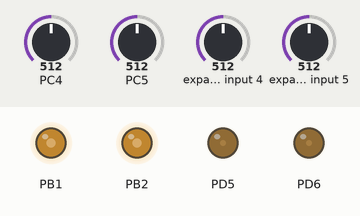
This program was run on a simulated ATmega328P, built with avr-gcc and emulated at 1.6 MHz. On the bench: output pins drawn as LEDs (lit = HIGH). The test bench sets the inputs (shaded band); at power-on: PC4 = 512, expander input 5 = 512, PC5 = 512, expander input 4 = 512.

Above: at 1.2 s.
1.3 s: PC4 set to 716
At 2.5 s:
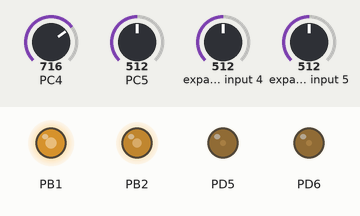
2.8 s: expander input 5 set to 716
At 4.0 s:
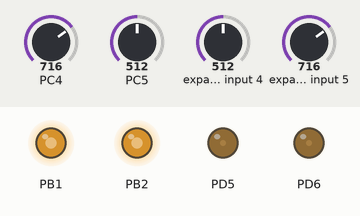
4.3 s: PC4 set to 992
At 5.1 s:
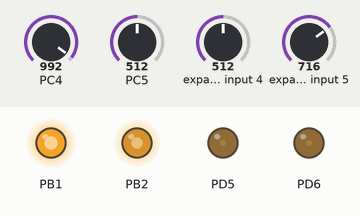
5.8 s: expander input 5 set to 992
At 6.9 s:
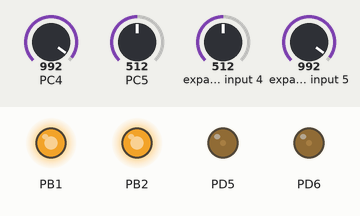
7.3 s: PC4 set to 306
At 7.9 s:
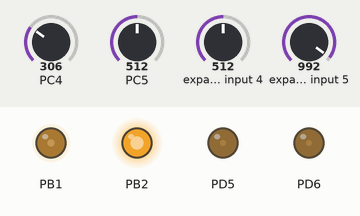
8.8 s: expander input 5 set to 30
At 9.3 s:
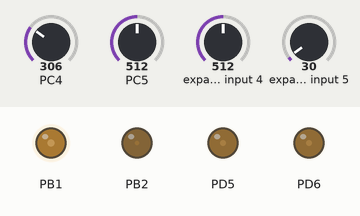
Timing chart, 0 to 11.3 s (numbered marks = the images above; inputs shaded):
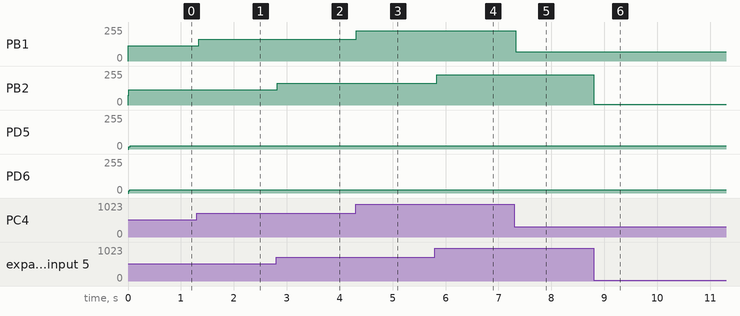

Measured:
- after the input at 1.3 s, PB1: 116/255 → 162/255 at once
- after the input at 2.8 s, PB2: 116/255 → 162/255 at once
- after the input at 4.3 s, PB1: 162/255 → 227/255 at once
- after the input at 5.8 s, PB2: 162/255 → 227/255 at once
- after the input at 7.3 s, PB1: 227/255 → 70/255 at once
- after the input at 8.8 s, PB2: 227/255 → 5/255 at once

The program:

main.c
```c
/*
 * Proyecto2_22848.c
 *
 * Created: 6/05/2025 12:44:16
 * Author : rodri
 */
// Utilidades
#define F_CPU 1600000 //Frecuencia de Reloj (Sistema)
#include <avr/io.h>
#include <stdint.h>
#include <util/delay.h>
#include <avr/interrupt.h>
// Librerias propias
#include "PWM1/PWM1.h"
#include "PWM12/PWM12.h"
#include "PWM0/PWM0.h"
#include "ADC/ADC.h"
#include "PWM02/PWM02.h"
// Variables
	// PWM
const uint16_t t1_top = 311; // Periodo de 20ms para PWM1(A,B)
	// ADC
uint8_t valueadc = 0x00;
uint8_t change = 0;
uint8_t	POT0 = 0;
uint8_t	POT1 = 0;
uint8_t	POT2 = 0;
uint8_t	POT3 = 0;
	// Aplicación
uint8_t state = 0;
// Prototipos de función
void SETUP(void);
void SETUPBUTTON(void);

// MAIN
int main(void)
{
	//Inicio del programa
	cli();
	SETUP();
	SETUPADC();
	OCR1A = 16;	// 1 ms inicial (ángulo mínimo)
	OCR1B = 16;	// 1 ms inicial (ángulo mínimo)
	OCR0A = 16;	// 1 ms inicial (ángulo mínimo)
	OCR0B = 16;	// 1 ms inicial (ángulo mínimo)
	sei();

	/* Replace with your application code */
	while (1)
	{
		switch(state){
			case 0:	// Control Manual de Servo motores
				ADCSRA |= (1 << ADSC);
				_delay_ms(10);
				break;
			case 1: // Control EEPROM de Servo motores
				break;
			case 2:	// Control ADAFRUIT de Servo motores
				break;
			default:
				break;
		}//Fin Switch Case
	}// Fin While
}// Fin main

// Funciones

void SETUP(void){
	// Configuración de salidas PWM
	DDRB	= 0;
	DDRB	|= (1 << DDB1)|(1 << DDB2);			// Configuración de (PB0-PB1) como salida PWM
	DDRD |= (1 << DDD6)|(1 << DDD5);			// Configuración de (PD5-PD6) como salida PWM
	// Configuración de reloj
	CLKPR = (1 << CLKPCE);
	CLKPR = (1 << CLKPS2); // RELOJ DE 1Mhz
	// Configuración de aplicación (Control de Servo motores)
	initPWM1A(ninv,fastMode,t1_top,64);
	initPWM1B(ninv,fastMode,t1_top,64);
	initPWM0A(ninv,64);
	initPWM0B(ninv,64);
}
void SETUPBUTTON(void){
	// Configuración de Pin Change
	PCICR	= 0;
	PCICR	|= (1 << PCIE1);	// Activamos la interrupcion del Puerto C
	PCMSK1	= 0;
	PCMSK1	|= (1 << PCINT10)|(1 << PCINT9)|(1 << PCINT8);		// Activamos interrupcion en (PC0-PC3), Leer, Guardar, Modo
}
ISR(PCINT1_vect){
	uint8_t modo = PINC;	// Almacenamos el valor del puerto
	switch(state){
		//	Modo manual ( Cambio de modo, Guardado)
		case 0:	// PC0: Cambiar modo | PC1: Guardar
			if(modo & (1 << DDC0)){
				state = 1; // Cambia a modo EEPROM (Lectura)
			}
			if(modo & (1 << DDC1)) { //  Modo de guardardado
			// Ingresar aqui modo de guardado eeprom
			}
		break;

		case 1: // PC0: Cambiar modo | PC2: Reproducir
			if(modo & (1 << DDC0)){
				state = 2;	// Cambia a modo Adafruit
			}
			if(modo & (1 << DDC2)){
				// Ingresar aqui modo de lectura de eeprom
			}
		break;

		case 2: // PC0: Cambiar modo
			if(modo & (1 << DDC0)){
				state = 0;	// Cambia a modo manual
			}
		break;
	}// Fin de switch case de modo
}
ISR(ADC_vect){
	valueadc	= ADCH;
	ADCSRA		|= (1 << ADIF);
	// Mapeo del valor ADC (0-255) a OCR1x (16 a 31)
	uint8_t pulse_width = ((uint32_t)valueadc * (70 - 16)) / (255 + 16);
	// Cambio de lector ADC
	if(change == 0){
		ADMUX = 0;
		OCR1A = pulse_width;
		POT0  = pulse_width;
		change = 1;
		//Cambio de Lectura ADC7
		ADMUX |= (1 << REFS0)|(1 << ADLAR)|(1<<MUX2)|(1<<MUX1)|(1<<MUX0); // Vcc ref(5v), Resolución 8 bits, ADC7
		}//FIN ADC7

	else if(change == 1){
		ADMUX = 0;
		OCR1B = pulse_width;
		POT1  = pulse_width;
		change = 2;
		//Cambio de Lectura ADC6
		ADMUX |= (1 << REFS0)|(1 << ADLAR)|(1 << MUX2)|(1 << MUX1); // Vcc ref(5v), Resolución 8 bits, ADC6
		}//FIN ADC6

	else if(change == 2){
		ADMUX = 0;
		OCR0A = pulse_width;
		POT2  = pulse_width;
		change = 3;
		//Cambio de Lectura ADC5
		ADMUX |= (1 << REFS0)|(1 << ADLAR)|(1<<MUX2)|(1<<MUX0); // Vcc ref(5v), Resolución 8 bits, ADC5
		}//FIN ADC5

	else {
		ADMUX = 0;
		OCR0B = pulse_width;
		POT3  = pulse_width;
		change = 0;	//Regresamos a lectura inicial
		//Cambio de Lectura ADC4
		ADMUX |= (1 << REFS0)|(1 << ADLAR)|(1<<MUX2); // Vcc ref(5v), Resolución 8 bits, ADC4
		}//FIN ADC4
}
```

ADC.c
```c
/*
 * ADC.c
 *
 * Created: 7/04/2025 12:15:31
 *  Author: rodri
 */
#include "ADC.h"

void SETUPADC(void){
	//Deshabilitar el (PC4-PC5) para iniciar lectura ADC
	DIDR0 = 0;
	DIDR0 = (1 << ADC5D) | (1 << ADC4D);
	//Configuración inicial de ADC
	ADMUX = 0;
	ADMUX |= (1<<REFS0)|(1<<ADLAR); //Vcc ref (5V), 8 bits resolucion | Mux ADC6
	ADCSRA = 0;
	ADCSRA |= (1<<ADIE)|(1<<ADPS2)|(1<<ADPS1)|(1<<ADPS0); //Hab.Interrupción | Presc. 128 (125kHz)
	ADCSRA |= (1<<ADEN); // Enable
}
```

ADC.h
```c
/*
 * ADC.h
 *
 * Created: 7/04/2025 12:15:12
 *  Author: rodri
 */

#include <avr/io.h>
#include <stdint.h>

#ifndef ADC_H_
#define ADC_H_
void SETUPADC(void);


#endif /* ADC_H_ */
```

PWM0.c
```c
/*
 * PWM0.c
 *
 * Created: 10/04/2025 12:07:27
 *  Author: rodri
 */
#include "PWM0.h"
void initPWM0A(uint8_t invertido, uint16_t prescaler){

	TCCR0A &= ~((1 << COM0A1)|(1 << COM0A0));
	if(invertido == inv){
		TCCR0A |= (1 << COM0A1)|(1 << COM0A0);
	}
	else {
		TCCR0A |= (1 << COM0A1);
	}

	TCCR0A |= (1 << WGM01)|(1 << WGM00); //Modo fast
	TCCR0B	&= ~((1 << CS02)|(1 << CS01)|(1 << CS00));

	switch(prescaler){
		case 1:
			TCCR0B |= (1 << CS00);
			break;
		case 8:
			TCCR0B |= (1 << CS01);
			break;
		case 64:
			TCCR0B |= (1 << CS01)|(1 << CS00);
			break;
		case 256:
			TCCR0B |= (1 << CS02);
			break;
		case 1024:
			TCCR0B |= (1 << CS02)|(1 << CS00);
			break;
		default:
			TCCR0B |= (1 << CS00);
			break;
	}
}
```

PWM0.h
```c
/*
 * PWM0.h
 *
 * Created: 10/04/2025 12:07:16
 *  Author: rodri
 */

#include <avr/io.h>
#include <stdint.h>

#ifndef PWM0_H_
#define PWM0_H_

#define inv 1
#define ninv 0
void initPWM0A(uint8_t invertido, uint16_t prescaler);
#endif /* PWM0_H_ */
```

PWM02.c
```c
/*
 * PWM02.c
 *
 * Created: 6/05/2025 12:58:23
 *  Author: rodri
 */
#include "PWM02.h"

void initPWM0B(uint8_t invertido, uint16_t prescaler){

	TCCR0A &= ~((1 << COM0B1)|(1 << COM0B0));
	if(invertido == inv){
		TCCR0A |= (1 << COM0B1)|(1 << COM0B0);
	}
	else {
		TCCR0A |= (1 << COM0B1);
	}

	TCCR0A |= (1 << WGM01)|(1 << WGM00); //Modo fast
	TCCR0B	&= ~((1 << CS02)|(1 << CS01)|(1 << CS00));

	switch(prescaler){
		case 1:
		TCCR0B |= (1 << CS00);
		break;
		case 8:
		TCCR0B |= (1 << CS01);
		break;
		case 64:
		TCCR0B |= (1 << CS01)|(1 << CS00);
		break;
		case 256:
		TCCR0B |= (1 << CS02);
		break;
		case 1024:
		TCCR0B |= (1 << CS02)|(1 << CS00);
		break;
		default:
		TCCR0B |= (1 << CS00);
		break;
	}
}
```

PWM02.h
```c
/*
 * PWM02.h
 *
 * Created: 6/05/2025 12:58:06
 *  Author: rodri
 */
#include <avr/io.h>
#include <stdint.h>

#ifndef PWM02_H_
#define PWM02_H_

#define inv 1
#define ninv 0
void initPWM0B(uint8_t invertido, uint16_t prescaler);
#endif /* PWM02_H_ */
```

PWM1.c
```c
/*
 * PWM0.c
 *
 * Created: 7/04/2025 11:45:05
 *  Author: rodri
 */
#include "PWM1.h"
void	initPWM1A(uint8_t invertido,uint8_t mode, uint8_t top_value, uint16_t prescaler)
{
	DDRB	= 0;
	DDRB	|= (1 << DDB1)|(1 << DDB2);			// Configuración de (PB1-PB2) como salida PWM
	ICR1	= top_value;						// Configurar valor de top
	TCCR1A	&= ~((1 << COM1A1)|(1 << COM1A0));	// Protección para solo configurar modo invert o no invert
	if(invertido == inv){
		TCCR1A |= (1 <<COM1A1)|(1 << COM1A0);	// Conf. Invertido
	}
	else{
		TCCR1A |= (1 << COM1A1);				// Conf. No invertido
	}

	TCCR1A	&=	~((1 << WGM11)|(1 << WGM10));
	TCCR1B	&=	~((1 << WGM13)|(1 << WGM12));
	if(mode == fastMode){
		TCCR1A |= (1 << WGM11);
		TCCR1B |= (1 << WGM13)|(1 << WGM12);
	}
	else { //Phase correct
		TCCR1A |= (1 << WGM11);
		TCCR1B |= (1 << WGM13);
	}
	//Switch-Case para diferentes prescalers
	TCCR1B	&= ~((1 << CS12)|(1 << CS11)|(1 << CS10));
	switch(prescaler){
		case 1:
				TCCR1B	|= (1 << CS10);
				break;
		case 8:
				TCCR1B	|= (1 << CS11);
				break;
		case 64:
				TCCR1B	|= (1 << CS11)|(1 << CS10);
				break;
		case 256:
				TCCR1B	|= (1 << CS12);
				break;
		case 1024:
				TCCR1B	|= (1 << CS12)|(1 << CS10);
				break;
		default:
				TCCR1B	|= (1 << CS10);
				break;
	}// Fin de Switch-Case para prescaler
}// Fin InitPWM0A
```

PWM1.h
```c
/*
 * PWM1.h
 *
 * Created: 7/04/2025 11:44:40
 *  Author: rodri
 */
#include <avr/io.h>
#include <stdint.h>

#ifndef PWM1_H_
#define PWM1_H_

#define inv 1
#define ninv 0
#define fastMode 1
#define phaseMode 0
void	initPWM1A(uint8_t invertido,uint8_t mode, uint8_t top_value, uint16_t prescaler);
#endif /* PWM1_H_ */
```

PWM12.c
```c
/*
 * PWM12.c
 *
 * Created: 8/04/2025 15:46:01
 *  Author: rodri
 */
#include "PWM12.h"
void	initPWM1B(uint8_t invertido,uint8_t mode, uint8_t top_value, uint16_t prescaler)
{
	//ICR1	= top_value;						// Configurar valor de top
	TCCR1A	&= ~((1 << COM1B1)|(1 << COM1B0));	// Protección para solo configurar modo invert o no invert
	if(invertido == inv){
		TCCR1A |= (1 <<COM1B1)|(1 << COM1B0);	// Conf. Invertido
	}
	else{
		TCCR1A |= (1 << COM1B1);				// Conf. No invertido
	}

	TCCR1A	&=	~((1 << WGM11)|(1 << WGM10));
	TCCR1B	&=	~((1 << WGM13)|(1 << WGM12));
	if(mode == fastMode){
		TCCR1A |= (1 << WGM11);
		TCCR1B |= (1 << WGM13)|(1 << WGM12);
	}
	else { //Phase correct
		TCCR1A |= (1 << WGM11);
		TCCR1B |= (1 << WGM13);
	}
	//Switch-Case para diferentes prescalers
	TCCR1B	&= ~((1 << CS12)|(1 << CS11)|(1 << CS10));
	switch(prescaler){
		case 1:
		TCCR1B	|= (1 << CS10);
		break;
		case 8:
		TCCR1B	|= (1 << CS11);
		break;
		case 64:
		TCCR1B	|= (1 << CS11)|(1 << CS10);
		break;
		case 256:
		TCCR1B	|= (1 << CS12);
		break;
		case 1024:
		TCCR1B	|= (1 << CS12)|(1 << CS10);
		break;
		default:
		TCCR1B	|= (1 << CS10);
		break;
	}// Fin de Switch-Case para prescaler
}// Fin InitPWM0B
```

PWM12.h
```c
/*
 * PWM12.h
 *
 * Created: 8/04/2025 15:45:46
 *  Author: rodri
 */

#include <avr/io.h>
#include <stdint.h>

#ifndef PWM12_H_
#define PWM12_H_

#define inv 1
#define ninv 0
#define fastMode 1
#define phaseMode 0
void	initPWM1B(uint8_t invertido,uint8_t mode, uint8_t top_value, uint16_t prescaler);


#endif /* PWM12_H_ */
```
